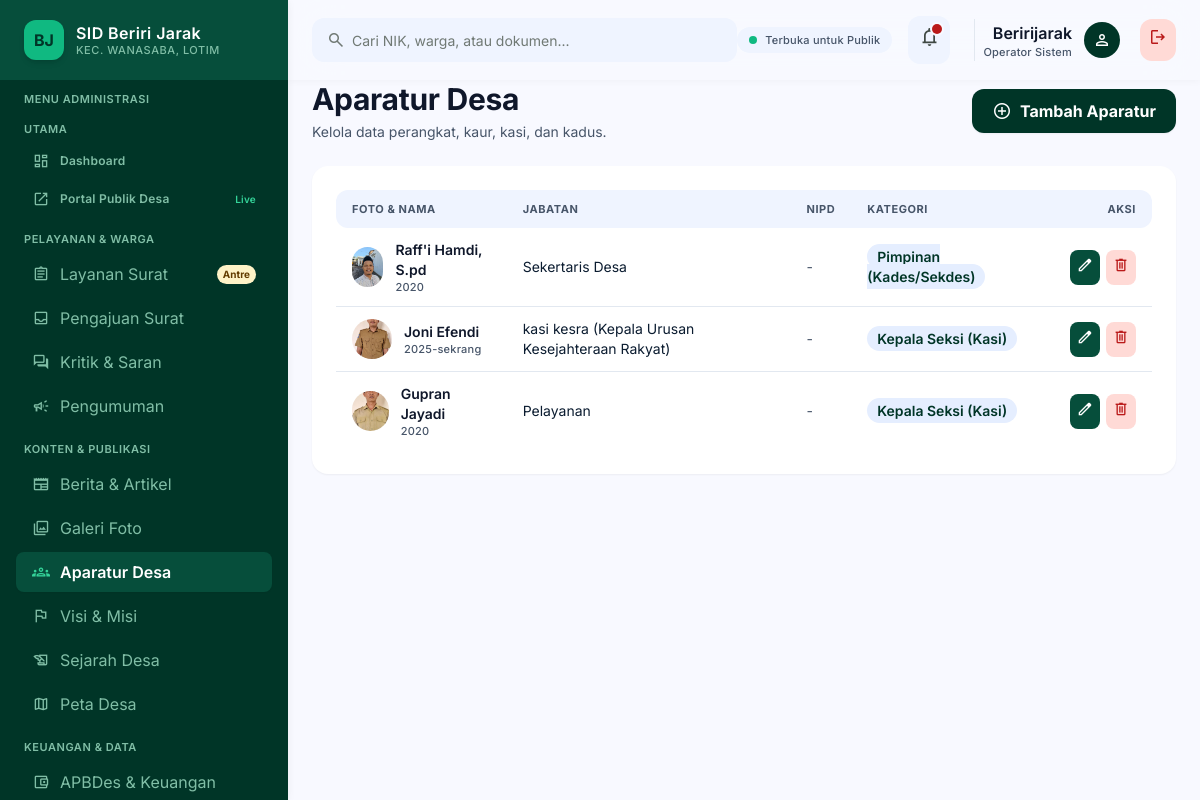
Page /dashboard/aparatur/ (signed in) on the committed database.
### BJ/models.py (models this page shows, shortened)
class AparaturDesa(models.Model):
    nama = models.CharField(max_length=150)
    jabatan = models.CharField(max_length=100, help_text="Cth: Kepala Desa, Kasi Pelayanan")
    nipd = models.CharField(max_length=50, blank=True, null=True, help_text="NIPD / NIAP")
    foto = models.ImageField(upload_to='aparatur/', blank=True, null=True)
    periode = models.CharField(max_length=50, blank=True, null=True, help_text="Cth: 2019 - Sekarang")
    tupoksi = models.TextField(blank=True, null=True, help_text="Tugas Pokok dan Fungsi")
    kontak_wa = models.CharField(max_length=15, blank=True, null=True)
    meja_layanan = models.CharField(max_length=50, blank=True, null=True, help_text="Cth: Meja Layanan No. 01")
    KATEGORI_CHOICES = [
        ('pimpinan', 'Pimpinan (Kades/Sekdes)'),
        ('kaur', 'Kepala Urusan (Kaur)'),
        ('kasi', 'Kepala Seksi (Kasi)'),
        ('kadus', 'Kepala Dusun (Kadus)'),
    ]
    kategori = models.CharField(max_length=20, choices=KATEGORI_CHOICES, default='kaur')
    urutan = models.IntegerField(default=0, help_text="Urutan tampil (angka kecil di atas)")
    class Meta:
        ordering = ['urutan']
        verbose_name = "Aparatur Desa"
        verbose_name_plural = "Data Aparatur Desa"

### BJ/views.py (the view)
# urls.py: path('dashboard/aparatur/', views.kelola_aparatur, name='kelola_aparatur'),
@login_required(login_url='portal_masuk')
def kelola_aparatur(request):
    return render(request, 'themes/admin/kelola_aparatur.html',
                  {'daftar_aparatur': AparaturDesa.objects.all().order_by('urutan')})

### desa/templates/themes/admin/kelola_aparatur.html (shortened to what this page needs)
{% extends "themes/admin/base_admin.html" %}
{% load static %}
{% block content %}
<div class="flex flex-col w-full gap-space-lg">
    <div class="flex flex-col sm:flex-row sm:items-center justify-between gap-4">
        <div>
            <h1 class="font-headline-lg text-headline-lg font-bold text-text-primary">Aparatur Desa</h1>
            <p class="font-body-sm text-body-sm text-text-secondary mt-1">Kelola data perangkat, kaur, kasi, dan kadus.</p>
        </div>
        <a href="{% url 'tambah_aparatur' %}" class="inline-flex items-center justify-center gap-2 px-5 py-2.5 rounded-xl bg-primary text-on-primary font-label-lg text-label-lg font-bold shadow-sm hover:bg-secondary transition-all">
            <span class="material-symbols-outlined text-[20px]">add_circle</span> Tambah Aparatur
        </a>
    </div>
    <div class="bg-surface-pure rounded-2xl p-space-lg shadow-sm">
        <div class="overflow-x-auto -mx-space-lg px-space-lg">
            <table class="w-full text-left min-w-[720px]">
                <thead>
                    <tr class="bg-surface-container-low text-text-secondary font-label-sm text-label-sm uppercase tracking-wider">
                        <th class="py-3 px-4 rounded-l-xl">Foto & Nama</th>
                        <th class="py-3 px-4">Jabatan</th>
                        <th class="py-3 px-4">NIPD</th>
                        <th class="py-3 px-4">Kategori</th>
                        <th class="py-3 px-4 rounded-r-xl text-right">Aksi</th>
                    </tr>
                </thead>
                <tbody class="divide-y divide-border-subtle font-body-sm text-body-sm">
                    {% for item in daftar_aparatur %}
                    <tr class="hover:bg-surface-container-low/60 transition-colors">
                        <td class="py-3 px-4">
                            <div class="flex items-center gap-3">
                                {% if item.foto %}
                                    <img src="{{ item.foto.url }}" class="w-10 h-10 rounded-full object-cover">
                                {% else %}
                                    <div class="w-10 h-10 rounded-full bg-surface-container flex items-center justify-center text-primary font-bold">A</div>
                                {% endif %}
                                <div>
                                    <div class="font-title-md text-title-md font-semibold text-text-primary">{{ item.nama }}</div>
                                    <div class="font-label-sm text-label-sm text-text-secondary">{{ item.periode|default:"-" }}</div>
                                </div>
                            </div>
                        </td>
                        <td class="py-3 px-4">{{ item.jabatan }}</td>
                        <td class="py-3 px-4 text-text-secondary">{{ item.nipd|default:"-" }}</td>
                        <td class="py-3 px-4"><span class="px-2.5 py-1 rounded-full bg-surface-container text-primary font-label-sm font-semibold">{{ item.get_kategori_display }}</span></td>
                        <td class="py-3 px-4 text-right">
                            <div class="inline-flex items-center gap-1.5">
                                <a href="{% url 'edit_aparatur' item.id %}" class="p-1.5 rounded-lg bg-primary-container text-on-primary hover:bg-secondary transition-colors" title="Edit">
                                    <span class="material-symbols-outlined text-[18px]">edit</span>
                                </a>
                                <form method="POST" action="{% url 'hapus_aparatur' item.id %}" class="inline-block m-0 p-0" onsubmit="return confirm('Yakin ingin menghapus data aparatur ini secara permanen?')">
                                    <button type="submit" class="p-1.5 rounded-lg bg-error-container text-error hover:bg-error hover:text-on-error transition-colors cursor-pointer" title="Hapus">
                                        <span class="material-symbols-outlined text-[18px]">delete</span>
                                    </button>
                                </form>
                            </div>
                        </td>
                    </tr>
                    {% empty %}
                    <tr><td colspan="5" class="py-8 text-center text-text-secondary">Belum ada data aparatur desa.</td></tr>
                    {% endfor %}
                </tbody>
            </table>
        </div>
    </div>
</div>
{% endblock %}

### desa/templates/themes/admin/partials/header.html
<header class="fixed top-0 left-72 right-0 h-20 bg-surface/85 backdrop-blur-xl shadow-[0_1px_8px_rgba(0,0,0,0.04)] z-40 flex items-center justify-between px-space-lg">
    <div class="flex items-center gap-space-lg flex-1 max-w-xl">
        <div class="relative w-full">
            <span class="material-symbols-outlined absolute left-3.5 top-1/2 -translate-y-1/2 text-outline text-[20px]">search</span>
            <input class="w-full h-11 pl-10 pr-4 rounded-xl bg-surface-container-low text-on-surface font-body-sm text-body-sm placeholder:text-outline focus:outline-none focus:ring-2 focus:ring-accent-emerald transition-all" placeholder="Cari NIK, warga, atau dokumen..." type="text">
        </div>
    </div>
    <div class="flex items-center gap-space-md">
        <div class="hidden lg:flex items-center gap-2 px-3 py-1.5 rounded-full bg-surface-container-low">
            <span class="w-2 h-2 rounded-full bg-accent-emerald"></span>
            <span class="font-label-sm text-label-sm font-medium text-text-secondary">Terbuka untuk Publik</span>
        </div>
        <button class="relative p-2.5 rounded-xl bg-surface-container-low text-on-surface-variant hover:text-on-surface transition-colors" type="button">
            <span class="material-symbols-outlined text-[22px]">notifications</span>
            <span class="absolute top-2 right-2 w-2.5 h-2.5 bg-error rounded-full ring-2 ring-surface"></span>
        </button>
        <div class="flex items-center gap-3 pl-space-sm border-l border-border-subtle ml-2">
            <div class="text-right hidden sm:block">
                <div class="font-label-lg text-label-lg font-semibold text-text-primary capitalize">{{ request.user.username }}</div>
                <div class="font-label-sm text-label-sm text-text-secondary">Operator Sistem</div>
            </div>
            <div class="w-9 h-9 rounded-full bg-primary flex items-center justify-center">
                <span class="material-symbols-outlined text-on-primary text-[20px]">person</span>
            </div>
            <a href="{% url 'logout' %}" class="ml-2 p-2 rounded-xl bg-error-container text-error hover:bg-error hover:text-white transition-colors" title="Keluar Sistem">
                <span class="material-symbols-outlined text-[20px]">logout</span>
            </a>
        </div>
    </div>
</header>

### rows in the picture
AparaturDesa: foto (picture), nama "Raff'i Hamdi, S.pd", periode "2020", jabatan "Sekertaris Desa", nipd "-", kategori "Pimpinan (Kades/Sekdes)"
AparaturDesa: foto (picture), nama "Joni Efendi", periode "2025-sekrang", jabatan "kasi kesra (Kepala Urusan Kesejahteraan Rakyat)", nipd "-", kategori "Kepala Seksi (Kasi)"
AparaturDesa: foto (picture), nama "Gupran Jayadi", periode "2020", jabatan "Pelayanan", nipd "-", kategori "Kepala Seksi (Kasi)"

### other values in the picture
{{ request.user.username }} "Beririjarak"
